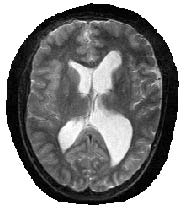
#> input picture medical.png, 186 x 211 px, found by its file name
$ jupyter execute --allow-errors image_segmentation_using_Kmeans_clustering.ipynb
#> lines starting #> are read from the running program, lines starting #| are printed output that depends on the picture
[cell 1]
import cv2
import numpy as np
import matplotlib.pyplot as plt
im = cv2.imread("./Desktop/medical.png")
#> im is the input picture: shape (211, 186, 3); min 0, max 255, mean 135.9
plt.imshow(im)
im = cv2.cvtColor(im,cv2.COLOR_BGR2RGB)
plt.imshow(im)
#print(im.shape)
original_img = (211, 186, 3)
plt.show()
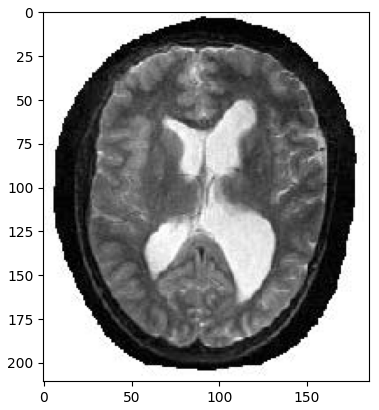
#> figure drawn by matplotlib, 1 panel
from sklearn.cluster import KMeans
p =8
km = KMeans(n_clusters = p)
#print(im.shape)
im = im.reshape((-1,3))
#print(im.shape)
#print(im)
#print(im.shape)
km.fit(im)
centers = np.array([[123,234,14],
                    [333,331,52],
                    [255,244,23],
                    [424,324,0],[255,255,51],[224,145,0],[255,123,56],[123,214,0]])
new_img  = np.ones((211*186,3),dtype ='uint8')
# [4 lines of commented-out code are left out]
for ix in range(new_img.shape[0]):
    new_img[ix] = centers[km.labels_[ix]]
new_img = new_img.reshape(original_img)
plt.imshow(new_img)
plt.show()
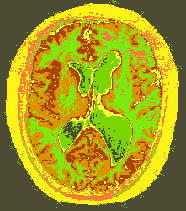
#> shown: shape (211, 186, 3); mean R, G, B 162.8, 151.7, 26.1
